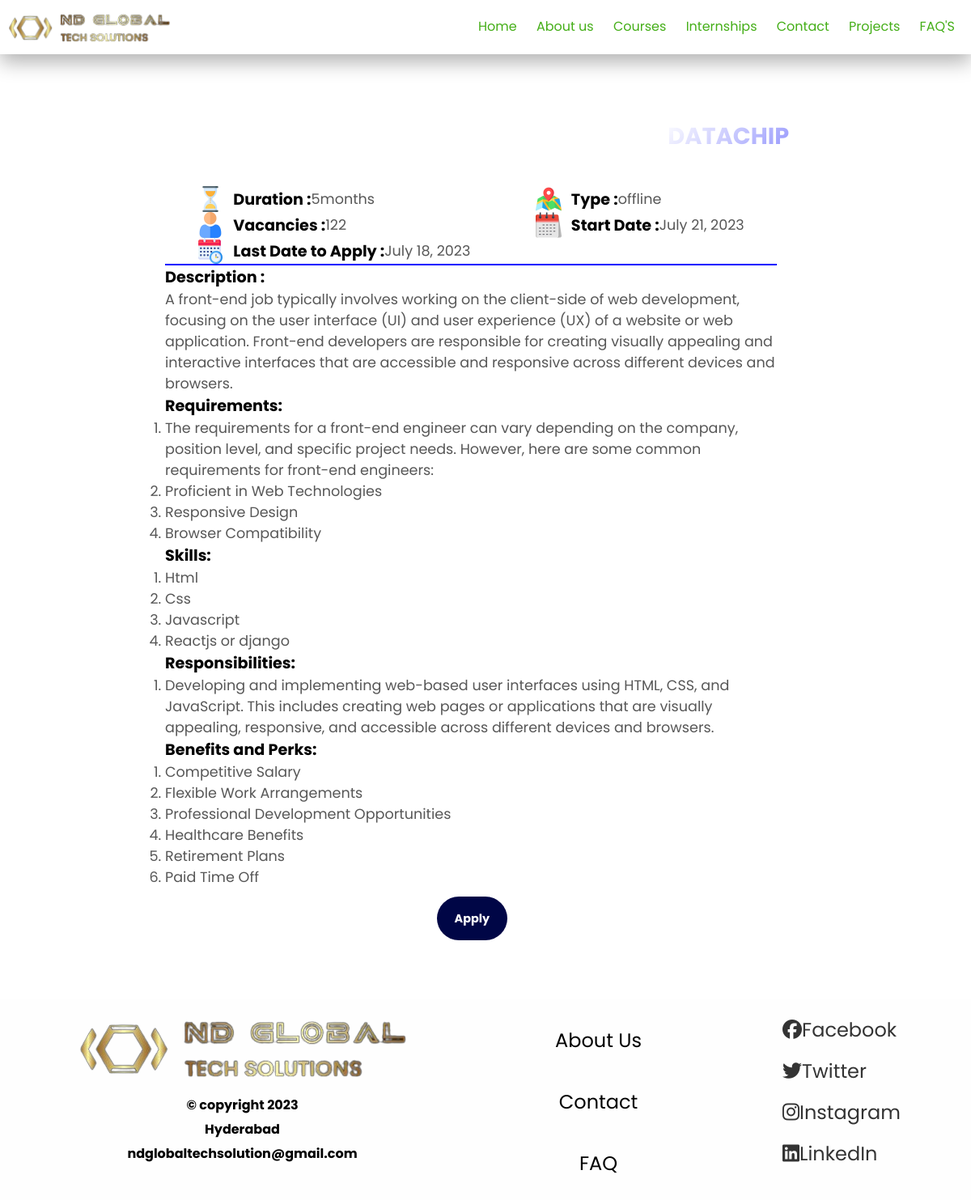
The app's page /display/1/ with its own data.
### internportal/models.py (models this page shows)
class Internship_details(models.Model):
    name = models.CharField(max_length=100, unique=True)
    duration = models.CharField(max_length=50)
    vacancies = models.PositiveIntegerField()
    last_date_to_apply = models.DateField()
    internship_type = models.CharField(max_length=10)
    start_date = models.DateField()
    description=models.CharField(max_length=5000, default=name)
    responsibilities=models.TextField()
    requirements=models.TextField()
    skills=models.TextField()
    perks_and_benefits=models.TextField()

### internportal/views.py (the view)
# urls.py: path('display/<int:internship_id>/', views.display_details, name='display_details'),
def display_details(request, internship_id):
    internship = Internship_details.objects.get(id=internship_id)
    responsibilities = internship.responsibilities.split("\n") if internship.responsibilities else []
    skills = internship.skills.split("\n") if internship.skills else []
    requirements = internship.requirements.split("\n") if internship.requirements else []
    benefits = internship.perks_and_benefits.split("\n") if internship.perks_and_benefits else []
    context = {
        'internship': internship,
        'responsibilities': responsibilities,
        'skills': skills,
        'requirements':requirements,
        'benefits':benefits,
    }
    return render(request, 'display.html', context)

### internportal/templates/display.html (shortened to what this page needs)
{% extends "base.html" %}
{% load static %}
{% block css %}
<link rel="stylesheet" href="{% static 'display.css' %}" />{% endblock %}
{% block content %}
<div class="container">
  <h2>
    {{ internship.name }} Internship at<b class="animate-charcter">DataChip</b>
  </h2>
  <div class="card">
    <div class="card1">
      <div class="cardflex">
        <p>
          <img src="{% static 'media\hourglass.jpg' %}" alt="" /><span class="label">Duration : </span>
          <span class="de">{{ internship.duration }}</span>
        </p>
        <p>
          <img src="{% static 'media\user.jpeg' %}" alt="" /><span class="label">Vacancies : </span>
          <span class="de"> {{ internship.vacancies }}</span>
        </p>
        <p>
          <img src="{% static 'media\schedule.jpeg' %}" alt="" /><span class="label">Last Date to Apply :</span>
          <span class="de">{{ internship.last_date_to_apply }}</span>
        </p>
      </div>
      <div class="cardflex">
        <p>
          <img src="{% static 'media\map.jpeg' %}" alt="" /><span class="label">Type :</span>
          <span class="de">{{ internship.internship_type }}</span>
        </p>
        <p>
          <img src="{% static 'media\calendar.jpeg' %}" alt="" /><span class="label">Start Date :</span>
          <span class="de">{{ internship.start_date }}</span>
        </p>
      </div>
    </div>
    <hr color="blue" />
    <p>
      <span class="label">Description :</span> <br /><span class="de">{{internship.description}}</span>
    </p>
    <p>
      <span class="label">Requirements: </span> <br /><span class="de">
        <ol>
          {% for req in requirements %}
          {% if req %}
          <li class="de">{{ req }}</li>
          {% endif %}
          {% endfor %}
        </ol>
      </span>
    </p>
    <p>
      <span class="label">Skills: </span> <br /><span class="de">
        <ol>
          {% for ski in skills %}
          {% if ski %}
          <li class="de">{{ ski }}</li>
          {% endif %}
          {% endfor %}
        </ol>
      </span>
    </p>
    <p>
      <span class="label">Responsibilities: </span><br /><span class="de">
        <ol>
          {% for responsibility in responsibilities %}
          {% if responsibility %}
          <li class="de">{{ responsibility }}</li>
          {% endif %}
          {% endfor %}
        </ol>
      </span>
    </p>
    <p>
      <span class="label">Benefits and Perks: </span> <br /><span class="de">
        <ol>
          {% for bene in benefits %}
          {% if bene %}
          <li class="de">{{ bene }}</li>
          {% endif %}
          {% endfor %}
        </ol>
      </span>
    </p>
    <br />
    <a href="{% url 'login' %}">Apply</a>
  </div>
</div>
{% endblock %}

### internportal/templates/base.html (shortened to what this page needs)
{% load static %}
<!DOCTYPE html>
<html lang="en">
<head>
  <head>
  </head>
  {% block css %}{% endblock %}
</head>
<body>
  <nav>
    <img src="{% static 'media\logo.png' %}" alt="" />
    <div class="nav-links">
      <ul id="nav-list">
        <li><a class="random" href="{% url 'index' %}">Home</a></li>
        <li><a class="random" href="{% url 'about' %}">About us</a></li>
        <li class="dropdown" onmouseover="toggleDropdown(true)" onmouseout="toggleDropdown(false)">
          <a class="random" href="#">Courses</a>
        </li>
        <li>
          <a class="random" href="{% url 'internship' %}">Internships</a>
        </li>
        <li>
          <a class="random" href="{% url 'contact' %}">Contact</a>
        </li>
        <li><a class="random" href="{% url 'projects' %}">Projects</a></li>
        <li><a class="random" href="{% url 'faq' %}">FAQ'S</a></li>
      </ul>
    </div>
  </nav>
  <div class="content">{% block content %} {% endblock %}</div>
  <footer>
    <div class="footer-container">
      <div class="b b0">
        <a><img class="img logo" src="{% static 'media\logo.png' %}" alt="" /></a>
        <p>© copyright 2023</p>
        <p>Hyderabad</p>
        <p>ndglobaltechsolution@gmail.com</p>
      </div>
      <div class="b">
        <ul>
          <br />
          <li>
            <a class="b1" href="{% url 'about' %}">About Us</a>
          </li>
          <br />
          <li>
            <a class="b1" href="{% url 'contact' %}">Contact</a>
          </li>
          <br />
          <li>
            <a class="b1" href="{% url 'faq' %}">FAQ</a>
          </li>
        </ul>
      </div>
      <div class="b social-media-icons">
        <ul>
          <li>
            <a class="b2" href="#"><i class="fab fa-facebook"></i>Facebook</a>
          </li>
          <li>
            <a class="b2" href="#"><i class="fab fa-twitter"></i>Twitter</a>
          </li>
          <li>
            <a class="b2" href="#"><i class="fab fa-instagram"></i>Instagram</a>
          </li>
          <li>
            <a class="b2" href="#"><i class="fab fa-linkedin"></i>LinkedIn</a>
          </li>
        </ul>
      </div>
    </div>
  </footer>
</body>
</html>

### internportal/static/display.css (style rules this page uses)
body { padding: 0; margin: 0; background-image:url("https://getwallpapers.com/wallpaper/full/1/b/f/123686.jpg") ; background-repeat:no-repeat; background-size:cover; }
* { margin: 0; padding: 0; font-family: 'Inter', sans-serif; font-family: 'Nunito', sans-serif; font-family: 'Poppins', sans-serif; }
.logo { min-height: fit-content; max-height: 10vh; }
.container { padding-top: 5vh; padding-bottom: 3vh; margin: 5vh 15vw; text-align: center; display: block; justify-content: center; }
.container h2 { color: #ffffff; margin-bottom: 2vh; justify-content: center; font-size: 1.8em; font-weight: Bold; overflow-wrap: normal; }
.card { background-color: #ffffff; width: 90%; padding: 2vw; flex-wrap: wrap; text-align: left; align-items: center; justify-content: center; }
.card1 { display: flex; justify-content: space-around; }
.card1 p { display: flex; }
.card .de { font-size: 1.1em; font-weight: none; color:rgb(87, 87, 87) ; }
.card p { align-items: center; }
.card .label { font-size: 1.2em; font-weight: bold; color:rgb(0, 0, 0) ; }
.card a { margin: 4vh 0vw; padding: 1.2em 1.5em; background-color:#000646; color: rgb(255, 255, 255); border: 2em; text-decoration: none; font-weight: bold; font-size: .9em; border-radius: 4em; margin-left: 28vw; }
.card img { height: 4vh; margin-right: 1vw; }
.animate-charcter { margin-left: 1vw; text-transform: uppercase; background-image: linear-gradient( -225deg, rgb(255, 255, 255) 0%, rgb(161, 162, 253) 50%, rgb(253, 253, 253) 100% ); background-size: auto auto; background-clip: border-box; background-size: 200% auto; color: #ffffff; background-clip: text; -webkit-background-clip: text; -webkit-text-fill-color: transparent; animation: textclip 2s linear infinite; display: inline-block; }

### internportal/templates/base.html (style rules this page uses)
* { margin: 0; padding: 0; font-family: 'Inter', sans-serif; font-family: 'Nunito', sans-serif; font-family: 'Poppins', sans-serif; }
nav { display: flex; padding: 10px 10px; justify-content: space-between; align-items: center; background-color: rgb(255, 255, 255); box-shadow: 0 10px 25px rgba(0, 0, 0, 0.3); font-family: 'Inter', sans-serif; font-family: 'Nunito', sans-serif; font-family: 'Poppins', sans-serif; }
nav img { height: 40px; }
.nav-links { flex: 1; text-align: right; }
.nav-links a { color: black; }
.nav-links ul li { list-style: none; display: inline-block; padding: 10px 10px; position: relative; }
.nav-links ul li a { color: rgb(0, 0, 0); text-decoration: none; font-size: 1em; }
.nav-links ul li::after { content: ""; width: 0%; font-weight: bolder; height: 2px; background: rgb(10, 187, 227); display: block; margin: auto; transition: 0.5s; }
.dropdown { position: relative; display: inline-block; }
.footer-container { background-color: rgb(254, 254, 254); display: flex; flex-wrap: wrap; justify-content: space-around; align-items: center; }
.logo { height: 50px; margin-bottom: 10px; }
.b { margin-bottom: 20px; text-align: center; }
.b li { list-style: none; }
.b0 { text-align: center; padding: 10px; }
.b0 p { font-size: 1em; font-weight: bold; padding-left: 0; margin-bottom: 5px; }
.b1, .b2 { text-decoration: none; font-size: 1.5em; color: black; transition: color 0.3s; display: inline-block; margin: 1vh auto; }
.social-media-icons { text-align: left; }
.social-media-icons a { color: #333; text-decoration: none; display: inline-block; font-size: 24px; }

### records on screen
Internship_details: duration "5months", vacancies "122", last_date_to_apply "July 18, 2023", internship_type "offline", start_date "July 21, 2023", description "A front-end job typically involves working on the client-side of web development, focusing on the user interface (UI) and user experience (UX) of a website or web application. Front-end developers are responsible for creating visually appealing and interactive interfaces that are accessible and responsive across different devices and browsers.", responsibilities "Developing and implementing web-based user interfaces using HTML, CSS, and JavaScript. This includes creating web pages or applications that are visually appealing, responsive, and accessible across different devices and browsers."

### other values on screen
{{ req }} "The requirements for a front-end engineer can vary depending on the company, position level, and specific project needs. However, here are some common requirements for front-end engineers:" "Proficient in Web Technologies" "Responsive Design" "Browser Compatibility"
{{ ski }} "Html" "Css" "Javascript" "Reactjs or django"
{{ bene }} "Competitive Salary" "Flexible Work Arrangements" "Professional Development Opportunities" "Healthcare Benefits" "Retirement Plans" "Paid Time Off"
